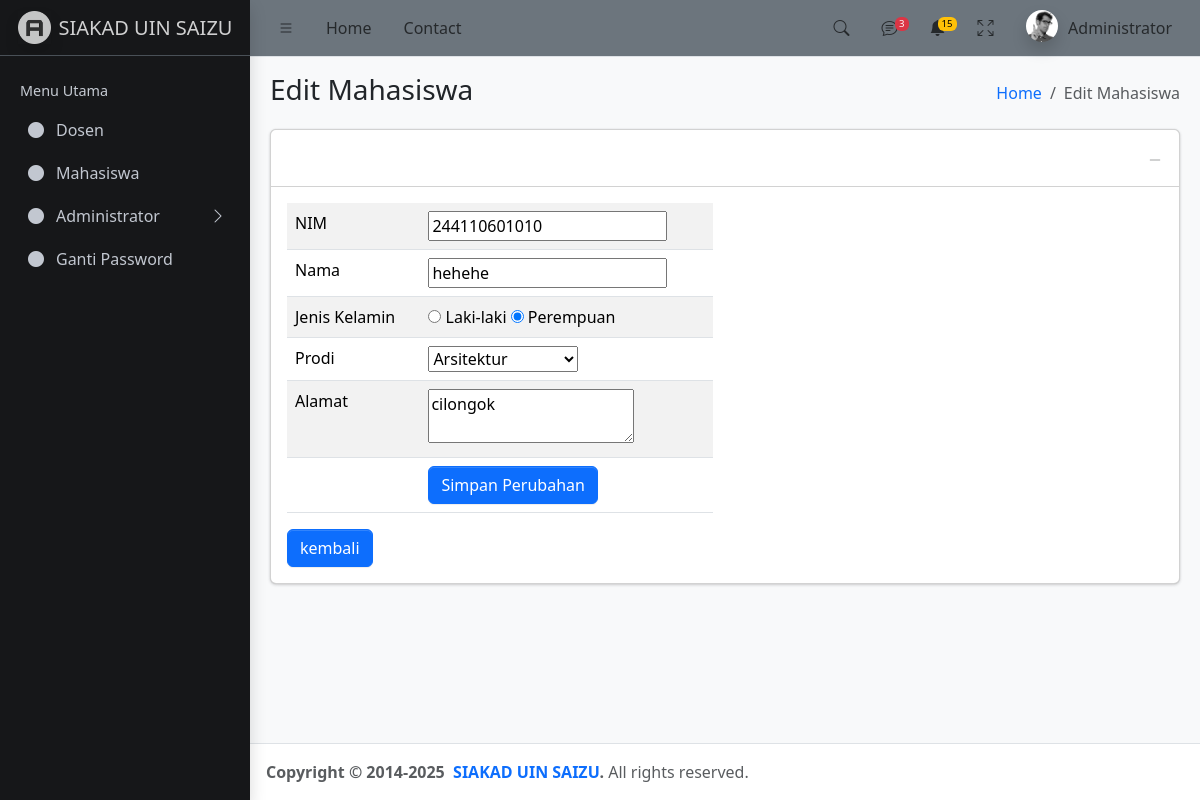
Page /Admin/?p=editMahasiswa&id=2 (signed in) on the committed database.
### tables this page shows
CREATE TABLE `mahasiswa` (
  `id` int NOT NULL,
  `NIM` varchar(12) NOT NULL,
  `prodi` int NOT NULL,
  `nama` varchar(50) NOT NULL,
  `gender` enum('P','L') NOT NULL,
  `alamat` varchar(255) NOT NULL,
  `waktu` datetime NOT NULL
);

### Admin/edit-mahasiswa.php (the view, shortened to what this page needs)
<main class="app-main">
  <div class="app-content-header">
    <div class="container-fluid">
      <div class="row">
        <div class="col-sm-6">
          <h3 class="mb-0">Edit Mahasiswa</h3>
        </div>
        <div class="col-sm-6">
          <ol class="breadcrumb float-sm-end">
            <li class="breadcrumb-item"><a href="#">Home</a></li>
            <li class="breadcrumb-item active" aria-current="page">Edit Mahasiswa</li>
          </ol>
        </div>
      </div>
    </div>
  </div>
  <div class="app-content">
    <div class="container-fluid">
      <div class="row">
        <div class="col-12">
          <div class="card">
            <div class="card-header">
              <div class="card-tools">
                <button type="button" class="btn btn-tool" data-lte-toggle="card-collapse">
                  <i data-lte-icon="collapse" class="bi bi-dash-lg"></i>
                </button>
              </div>
            </div>
            <div class="card-body">
              <div class="row">
                <div class="col-lg-6">
                  <form action="#" method="post">
                    <?php
                    $idx = $_GET['id'];
                    require_once "../config.php";
                    $sql = "SELECT * FROM mahasiswa WHERE id='$idx'";
                    $data = $db->query($sql);
                    foreach ($data as $d) {
                      switch ($d['prodi']) {
                        case '2': $prodi="Arsitektur"; $ars="selected"; break;
                      }
                      if ($d['gender'] == 'L') {
                        $l = "checked";
                        $p = "";
                      } else {
                        $l = "";
                        $p = "checked";
                      }
                    }
                    ?>
                    <form action="#" method="post">
                      <table class='table table-striped table-hover'>
                        <tr>
                          <td>NIM</td>
                          <td><input type='number' name='nim' value='<?= $d['NIM'] ?>'></td>
                        </tr>
                        <tr>
                          <td>Nama</td>
                          <td><input type='text' name='nama' value='<?= $d['nama'] ?>'></td>
                        </tr>
                        <tr>
                          <td>Jenis Kelamin</td>
                          <td>
                            <input type='radio' name='jk' value='L' <?= $l ?>> Laki-laki
                            <input type='radio' name='jk' value='P' <?= $p ?>> Perempuan
                          </td>
                        </tr>
                        <tr>
                          <td>Prodi</td>
                          <td>
                            <select name='prodi'>
                              <option value='2' <?= $ars ?>>Arsitektur</option>
                            </select>
                          </td>
                        </tr>
                        <tr>
                          <td>Alamat</td>
                          <td><textarea name='alamat'><?= $d['alamat'] ?></textarea></td>
                        </tr>
                        <tr>
                          <td></td>
                          <td><input type='submit' name='simpanEdit' value='Simpan Perubahan' class='btn btn-primary'></td>
                        </tr>
                      </table>
                    </form>
                    <a href="./?p=mahasiswa">
                      <input type="submit" class="btn btn-primary" value="kembali">
                    </a>
                  </form>
                </div>
                <div class="col-md-6">
                </div>
              </div>
            </div>
          </div>
        </div>
      </div>
    </div>
  </div>
</main>

### rows in the picture
mahasiswa: nim "244110601010", nama "hehehe", alamat "cilongok"
